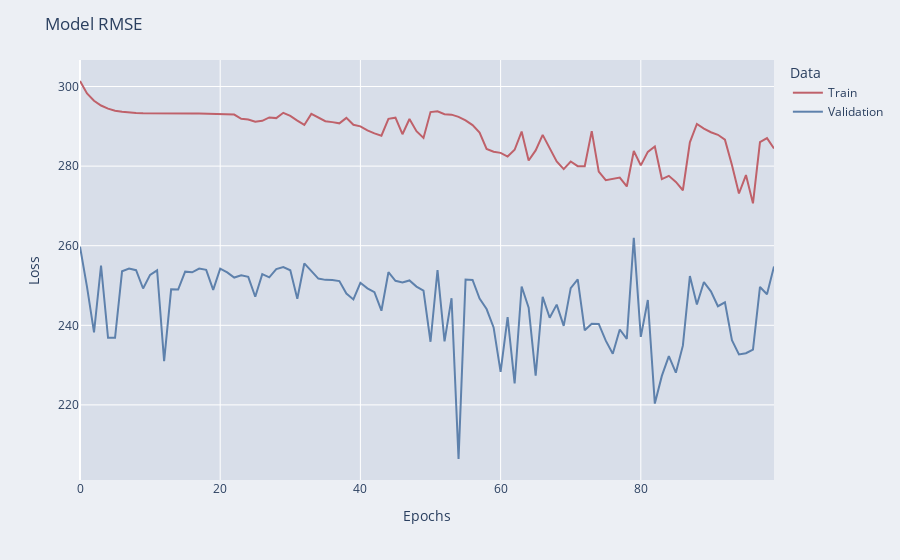

The notebook cell saved with this chart:
### Code cell
model = lstm.LSTM()
loss_fn = nn.MSELoss()
learning_rate = 0.001
optimizer = optim.Adam(model.parameters(), lr=learning_rate,)
trainer = lstm.Trainer(model, train_loader, val_loader, loss_fn, optimizer,)
trainer.train(epochs=100)
trainer.plot()

### Figure 1 — Plotly figure (JSON) as saved in the notebook; plotly's stock layout.template omitted (floating-point values rounded to 4 significant figures)
{"data": [{"hovertemplate": "variable=Train<br>Epochs=%{x}<br>value=%{y}<extra></extra>", "legendgroup": "Train", "line": {"color": "#bf616a", "dash": "solid"}, "marker": {"symbol": "circle"}, "mode": "lines", "name": "Train", "orientation": "v", "showlegend": true, "type": "scatter", "x": [0, 1, 2, 3, 4, 5, 6, 7, 8, 9, 10, 11, 12, 13, 14, 15, 16, 17, 18, 19, 20, 21, 22, 23, 24, 25, 26, 27, 28, 29, 30, 31, 32, 33, 34, 35, 36, 37, 38, 39, 40, 41, 42, 43, 44, 45, 46, 47, 48, 49, 50, 51, 52, 53, 54, 55, 56, 57, 58, 59, 60, 61, 62, 63, 64, 65, 66, 67, 68, 69, 70, 71, 72, 73, 74, 75, 76, 77, 78, 79, 80, 81, 82, 83, 84, 85, 86, 87, 88, 89, 90, 91, 92, 93, 94, 95, 96, 97, 98, 99], "xaxis": "x", "y": [301.4, 298.3, 296.4, 295.2, 294.4, 293.9, 293.6, 293.5, 293.4, 293.3, 293.3, 293.2, 293.2, 293.2, 293.2, 293.2, 293.2, 293.2, 293.2, 293.2, 293.1, 293.0, 293.0, 291.9, 291.7, 291.1, 291.4, 292.2, 292.1, 293.4, 292.6, 291.4, 290.4, 293.1, 292.2, 291.3, 291.1, 290.8, 292.1, 290.4, 290.0, 289.0, 288.2, 287.6, 291.9, 292.2, 288.0, 291.8, 288.8, 287.1, 293.6, 293.8, 293.1, 292.9, 292.4, 291.5, 290.3, 288.4, 284.3, 283.6, 283.3, 282.4, 284.1, 288.7, 281.4, 283.9, 287.8, 284.4, 281.2, 279.3, 281.2, 280.0, 280.0, 288.8, 278.6, 276.5, 276.7, 277.1, 274.9, 283.8, 280.2, 283.6, 284.9, 276.8, 277.6, 276.0, 273.9, 286.0, 290.6, 289.4, 288.5, 287.9, 286.6, 280.3, 273.1, 277.8, 270.6, 286.0, 287.0, 284.4], "yaxis": "y"}, {"hovertemplate": "variable=Validation<br>Epochs=%{x}<br>value=%{y}<extra></extra>", "legendgroup": "Validation", "line": {"color": "#5e81ac", "dash": "solid"}, "marker": {"symbol": "circle"}, "mode": "lines", "name": "Validation", "orientation": "v", "showlegend": true, "type": "scatter", "x": [0, 1, 2, 3, 4, 5, 6, 7, 8, 9, 10, 11, 12, 13, 14, 15, 16, 17, 18, 19, 20, 21, 22, 23, 24, 25, 26, 27, 28, 29, 30, 31, 32, 33, 34, 35, 36, 37, 38, 39, 40, 41, 42, 43, 44, 45, 46, 47, 48, 49, 50, 51, 52, 53, 54, 55, 56, 57, 58, 59, 60, 61, 62, 63, 64, 65, 66, 67, 68, 69, 70, 71, 72, 73, 74, 75, 76, 77, 78, 79, 80, 81, 82, 83, 84, 85, 86, 87, 88, 89, 90, 91, 92, 93, 94, 95, 96, 97, 98, 99], "xaxis": "x", "y": [259.8, 249.7, 238.2, 255.0, 236.9, 236.9, 253.6, 254.3, 253.9, 249.3, 252.7, 253.8, 231.0, 249.0, 249.0, 253.5, 253.3, 254.3, 253.9, 248.9, 254.2, 253.3, 252.0, 252.6, 252.2, 247.2, 252.9, 252.1, 254.1, 254.6, 253.8, 246.7, 255.5, 253.6, 251.7, 251.4, 251.4, 251.1, 248.0, 246.5, 250.7, 249.3, 248.3, 243.7, 253.3, 251.2, 250.8, 251.3, 249.7, 248.7, 235.9, 253.9, 236.0, 246.8, 206.4, 251.5, 251.4, 246.7, 244.1, 239.5, 228.3, 242.0, 225.4, 249.7, 244.4, 227.3, 247.1, 241.9, 245.2, 239.9, 249.4, 251.5, 238.7, 240.4, 240.3, 236.1, 232.8, 238.9, 236.6, 262.0, 237.1, 246.4, 220.3, 227.3, 232.3, 228.1, 234.9, 252.4, 245.2, 250.9, 248.5, 244.8, 245.8, 236.2, 232.7, 233.0, 233.9, 249.6, 247.8, 254.8], "yaxis": "y"}], "layout": {"legend": {"title": {"text": "Data"}, "tracegroupgap": 0}, "margin": {"t": 60}, "paper_bgcolor": "#eceff4", "plot_bgcolor": "#d8dee9", "title": {"text": "Model RMSE"}, "xaxis": {"anchor": "y", "domain": [0, 1], "title": {"text": "Epochs"}}, "yaxis": {"anchor": "x", "domain": [0, 1], "title": {"text": "Loss"}}}}
